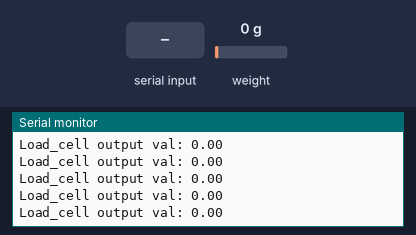
This sketch was run on a simulated nRF52 board. On the bench: the last lines printed to the serial monitor. The inputs (shaded band) are chosen by the test bench; at power-on: weight on the scale 0 g. A phone connects over Bluetooth LE 3 s after start.

Above: at 3.6 s.
3.7 s: "t" received over Serial
5.2 s: weight on the scale set to 100 g
At 5.23 s:
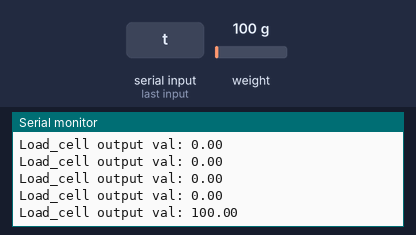
6.7 s: weight on the scale set to 1250 g
At 6.73 s:
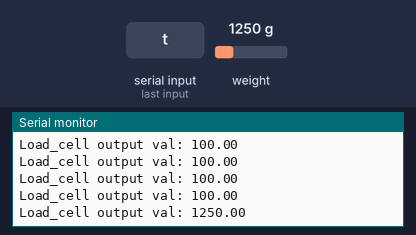
Timing chart, 0 to 9.7 s (numbered marks = the images above; inputs shaded):
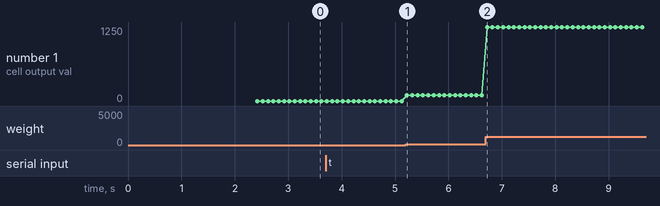

The sketch:

FeatherAppV1.ino
```cpp
#include <HX711_ADC.h>
#include <bluefruit.h>

const int HX711_dout = 5; //mcu > HX711 dout pin
const int HX711_sck = 6; //mcu > HX711 sck pin

HX711_ADC LoadCell(HX711_dout, HX711_sck);
BLEDfu bledfu;
BLEUart bleuart;

const int calVal_eepromAdress = 0;
unsigned long t = 0;

void setup() {
  Serial.begin(57600);
  delay(10);
  Serial.println();
  Serial.println("Starting...");
  delay(10);
  Bluefruit.begin();
  Bluefruit.setTxPower(4);
  Bluefruit.setName("Bluefruit52");
  bledfu.begin();
  bleuart.begin();
  startAdv();

  LoadCell.begin();
  float calibrationValue;
  calibrationValue = 696.0; //I'm autocalibrating

  unsigned long stabilizingtime = 2000;
  boolean _tare = true;
  LoadCell.start(stabilizingtime, _tare);
  if (LoadCell.getTareTimeoutFlag()) {
    Serial.println("Timeout, check MCU>HX711 wiring and pin designations");
    while (1);
  }
  else {
    LoadCell.setCalFactor(calibrationValue);
    Serial.println("Startup is complete");
  }

}

void startAdv(void)
{

  Bluefruit.Advertising.addFlags(BLE_GAP_ADV_FLAGS_LE_ONLY_GENERAL_DISC_MODE);
  Bluefruit.Advertising.addTxPower();

  Bluefruit.Advertising.addService(bleuart);


  Bluefruit.ScanResponse.addName();

  // I'm copying some BLE guidelines for advertising for future reference :P
  /* Start Advertising
   * - Enable auto advertising if disconnected
   * - Interval:  fast mode = 20 ms, slow mode = 152.5 ms
   * - Timeout for fast mode is 30 seconds
   * - Start(timeout) with timeout = 0 will advertise forever (until connected)
   *
   * For recommended advertising interval
   * https://developer.apple.com/library/content/qa/qa1931/_index.html
   */
  Bluefruit.Advertising.restartOnDisconnect(true);
  Bluefruit.Advertising.setInterval(32, 244);
  Bluefruit.Advertising.setFastTimeout(30);
  Bluefruit.Advertising.start(0);
}


void loop() {
  static boolean newDataReady = 0;
  const int serialPrintInterval = 0; //Changes serial print rate

  if (LoadCell.update()) newDataReady = true;

  if (newDataReady) {
    if (millis() > t + serialPrintInterval) {
      float i = LoadCell.getData();
      Serial.print("Load_cell output val: ");
      Serial.println(i);
      bleuart.print(i);
      bleuart.println();
      newDataReady = 0;
      t = millis();
    }
  }

  if (Serial.available() > 0) {
    char inByte = Serial.read();
    if (inByte == 't') LoadCell.tareNoDelay();
  }

  if (LoadCell.getTareStatus() == true) {
    Serial.println("Tare complete");
  }

}
```

Measured:
- after the input at 5.2 s, the serial monitor: prints a new line at once (image 1)
- after the input at 6.7 s, the serial monitor: prints a new line at once (image 2)
- plotted number 1: 0 → 100 after the input at 5.2 s, 100 → 1250 after the input at 6.7 s
